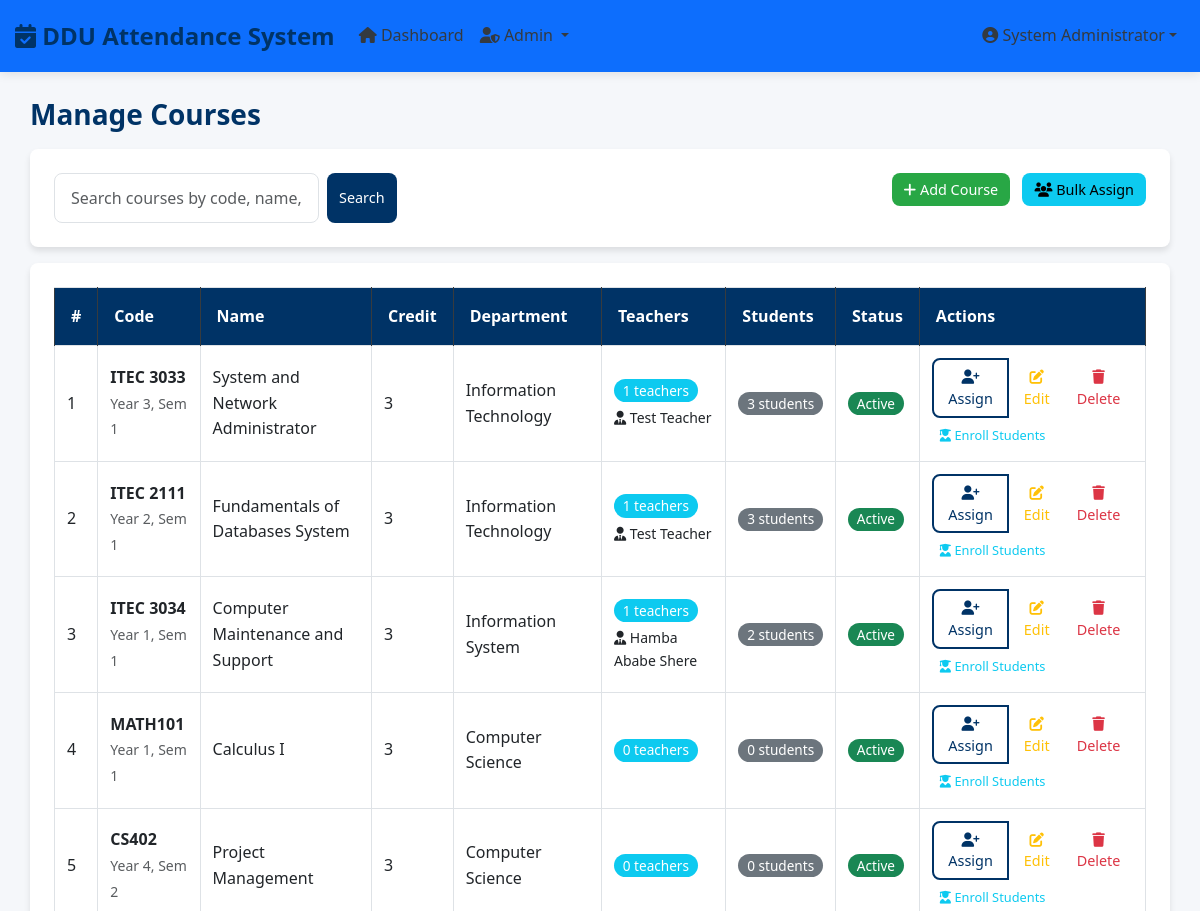
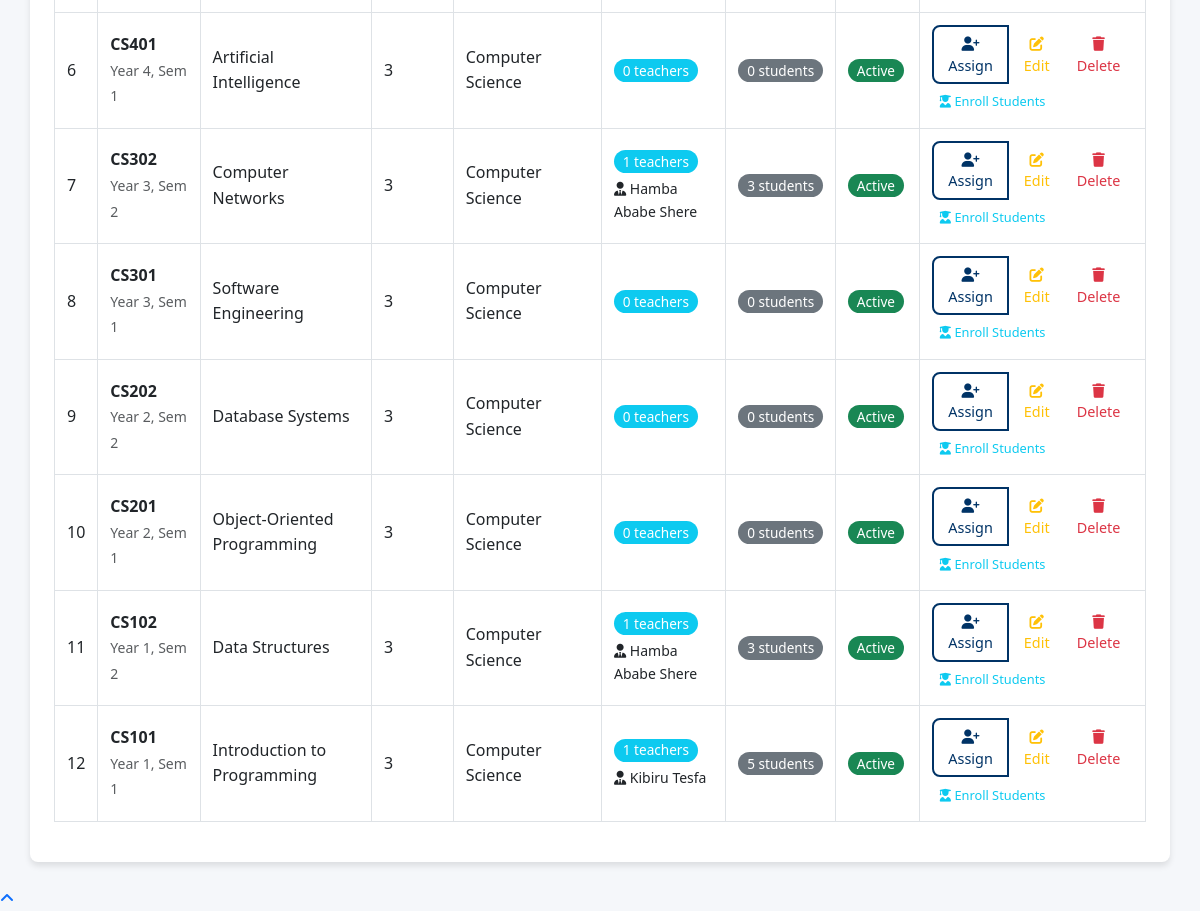
The page /admin/manage_courses.php (signed in) on the database its author committed (2 pictures, top to bottom).
### tables this page shows
CREATE TABLE `courses` (
  `course_id` int(11) NOT NULL,
  `course_code` varchar(20) NOT NULL,
  `course_name` varchar(100) NOT NULL,
  `credit_hours` int(11) DEFAULT '3',
  `department_id` int(11) DEFAULT NULL,
  `semester` int(11) DEFAULT NULL,
  `year_of_study` int(11) DEFAULT NULL,
  `description` text,
  `created_by` int(11) DEFAULT NULL,
  `is_active` tinyint(1) DEFAULT '1',
  `created_at` timestamp NOT NULL DEFAULT CURRENT_TIMESTAMP,
  `updated_at` timestamp NOT NULL DEFAULT CURRENT_TIMESTAMP ON UPDATE CURRENT_TIMESTAMP
);

CREATE TABLE `departments` (
  `department_id` int(11) NOT NULL,
  `department_code` varchar(20) NOT NULL,
  `department_name` varchar(100) NOT NULL,
  `faculty` varchar(100) DEFAULT NULL,
  `description` text,
  `created_at` timestamp NOT NULL DEFAULT CURRENT_TIMESTAMP,
  `department_head_id` int(11) DEFAULT NULL
);

CREATE TABLE `users` (
  `user_id` int(11) NOT NULL,
  `username` varchar(50) NOT NULL,
  `password` varchar(255) NOT NULL,
  `full_name` varchar(100) NOT NULL,
  `email` varchar(100) NOT NULL,
  `phone` varchar(20) DEFAULT NULL,
  `role` enum('admin','teacher','student','dean','registrar') DEFAULT 'teacher',
  `department_id` int(11) DEFAULT NULL,
  `profile_image` varchar(255) DEFAULT NULL,
  `is_active` tinyint(1) DEFAULT '1',
  `created_at` timestamp NOT NULL DEFAULT CURRENT_TIMESTAMP,
  `updated_at` timestamp NOT NULL DEFAULT CURRENT_TIMESTAMP ON UPDATE CURRENT_TIMESTAMP,
  `is_department_head` tinyint(1) DEFAULT '0'
);

### admin/manage_courses.php (the view, shortened to what this page needs)
<?php
require_once '../includes/db_connect.php';
$search = $_GET['search'] ?? '';
$where = '';
$sql = "
SELECT
    c.course_id,
    c.course_code,
    c.course_name,
    c.credit_hours,
    c.semester,
    c.year_of_study,
    c.is_active,
    d.department_name,
    d.department_id,
    (SELECT COUNT(*) FROM course_teachers WHERE course_id = c.course_id) as assigned_teachers,
    (SELECT COUNT(*) FROM course_students WHERE course_id = c.course_id) as enrolled_students
FROM courses c
LEFT JOIN departments d
    ON d.department_id = c.department_id
$where
ORDER BY c.course_id DESC
";
$courses = $conn->query($sql);
include '../includes/header.php';
?>
<div class="container-fluid">
    <h3 class="mt-4">Manage Courses</h3>
    <div class="card mb-3">
        <div class="card-body d-flex justify-content-between">
            <form class="d-flex" method="GET">
                <input class="form-control me-2" name="search"
                       placeholder="Search courses by code, name, or department"
                       value="<?= htmlspecialchars($search) ?>">
                <button class="btn btn-primary">Search</button>
            </form>
            <div>
                <button class="btn btn-success me-2" data-bs-toggle="modal" data-bs-target="#addCourseModal">
                    <i class="fas fa-plus"></i> Add Course
                </button>
                <a href="bulk_assign.php" class="btn btn-info">
                    <i class="fas fa-users"></i> Bulk Assign
                </a>
            </div>
        </div>
    </div>
    <div class="card">
        <div class="card-body table-responsive">
            <table class="table table-bordered table-hover">
                <thead class="table-dark">
                    <tr>
                        <th>#</th>
                        <th>Code</th>
                        <th>Name</th>
                        <th>Credit</th>
                        <th>Department</th>
                        <th>Teachers</th>
                        <th>Students</th>
                        <th>Status</th>
                        <th>Actions</th>
                    </tr>
                </thead>
                <tbody>
                    <?php if ($courses->num_rows > 0): ?>
                        <?php $i=1; while($row=$courses->fetch_assoc()): ?>
                            <?php
                            $assigned_teachers_sql = "
                                SELECT u.user_id, u.full_name, u.email
                                FROM course_teachers ct
                                JOIN users u ON ct.teacher_id = u.user_id
                                WHERE ct.course_id = ?
                                ORDER BY u.full_name
                            ";
                            $stmt = $conn->prepare($assigned_teachers_sql);
                            $stmt->bind_param("i", $row['course_id']);
                            $stmt->execute();
                            $assigned_teachers = $stmt->get_result();
                            ?>
                            <tr>
                                <td><?= $i++ ?></td>
                                <td>
                                    <strong><?= htmlspecialchars($row['course_code']) ?></strong><br>
                                    <small class="text-muted">
                                        Year <?= $row['year_of_study'] ?>, Sem <?= $row['semester'] ?>
                                    </small>
                                </td>
                                <td><?= htmlspecialchars($row['course_name']) ?></td>
                                <td><?= $row['credit_hours'] ?></td>
                                <td><?= htmlspecialchars($row['department_name'] ?: 'Not assigned') ?></td>
                                <td>
                                    <span class="badge bg-info"><?= $row['assigned_teachers'] ?> teachers</span>
                                    <?php if ($assigned_teachers->num_rows > 0): ?>
                                        <div class="mt-1">
                                            <?php while($teacher = $assigned_teachers->fetch_assoc()): ?>
                                                <small class="d-block">
                                                    <i class="fas fa-user-tie"></i>
                                                    <?= htmlspecialchars($teacher['full_name']) ?>
                                                </small>
                                            <?php endwhile; ?>
                                        </div>
                                    <?php endif; ?>
                                </td>
                                <td>
                                    <span class="badge bg-secondary"><?= $row['enrolled_students'] ?> students</span>
                                </td>
                                <td>
                                    <span class="badge bg-<?= $row['is_active'] ? 'success' : 'danger' ?>">
                                        <?= $row['is_active'] ? 'Active' : 'Inactive' ?>
                                    </span>
                                </td>
                                <td>
                                    <div class="btn-group btn-group-sm">
                                        <button class="btn btn-outline-primary"
                                                data-bs-toggle="modal"
                                                data-bs-target="#assignTeacherModal"
                                                data-course-id="<?= $row['course_id'] ?>"
                                                data-course-name="<?= htmlspecialchars($row['course_code'] . ' - ' . $row['course_name']) ?>"
                                                onclick="setCourseData(this)">
                                            <i class="fas fa-user-plus"></i> Assign
                                        </button>
                                        <button class="btn btn-outline-warning"
                                                onclick="editCourse(<?= $row['course_id'] ?>)">
                                            <i class="fas fa-edit"></i> Edit
                                        </button>
                                        <button class="btn btn-outline-danger"
                                                onclick="deleteCourse(<?= $row['course_id'] ?>)">
                                            <i class="fas fa-trash"></i> Delete
                                        </button>
                                    </div>
                                    <div class="mt-1">
                                        <a href="course_students.php?id=<?= $row['course_id'] ?>"
                                           class="btn btn-outline-info btn-sm">
                                            <i class="fas fa-user-graduate"></i> Enroll Students
                                        </a>
                                    </div>
                                </td>
                            </tr>
                        <?php endwhile; ?>
                    <?php else: ?>
                        <tr>
                            <td colspan="9" class="text-center text-muted">No courses found</td>
                        </tr>
                    <?php endif; ?>
                </tbody>
            </table>
        </div>
    </div>
</div>
<?php include '../includes/footer.php'; ?>

### assets/css/style.css (style rules this page uses)
:root { --primary-color: #003366; --secondary-color: #FFD700; --success-color: #28a745; --danger-color: #dc3545; --warning-color: #ffc107; --info-color: #17a2b8; --light-color: #f8f9fa; --dark-color: #343a40; --gray-color: #6c757d; --border-radius: 8px; --box-shadow: 0 4px 6px rgba(0, 0, 0, 0.1); --transition: all 0.3s ease; }
* { margin: 0; padding: 0; box-sizing: border-box; }
body { font-family: 'Segoe UI', Tahoma, Geneva, Verdana, sans-serif; line-height: 1.6; color: var(--dark-color); background-color: #f5f7fa; }
.container-fluid { padding-left: 15px; padding-right: 15px; }
h1, h2, h3, h4, h5, h6 { font-weight: 600; line-height: 1.3; margin-bottom: 1rem; color: var(--primary-color); }
h3 { font-size: 1.75rem; }
.btn { border-radius: var(--border-radius); padding: 0.5rem 1.5rem; font-weight: 500; transition: var(--transition); border: none; cursor: pointer; }
.btn-primary { background-color: var(--primary-color); border-color: var(--primary-color); }
.btn-success { background-color: var(--success-color); border-color: var(--success-color); }
.btn-outline-primary { color: var(--primary-color); border: 2px solid var(--primary-color); background: transparent; }
.card { border: none; border-radius: var(--border-radius); box-shadow: var(--box-shadow); transition: var(--transition); background: white; margin-bottom: 1.5rem; }
.card-body { padding: 1.5rem; }
.form-control, .form-select { border-radius: var(--border-radius); border: 1px solid #dee2e6; padding: 0.75rem 1rem; transition: var(--transition); }
.table { width: 100%; margin-bottom: 1rem; color: var(--dark-color); }
.table thead th { background-color: var(--primary-color); color: white; border-bottom: none; font-weight: 600; padding: 1rem; }
.table td, .table th { padding: 0.75rem; vertical-align: middle; border-top: 1px solid #dee2e6; }
.badge { padding: 0.35em 0.65em; font-weight: 500; border-radius: 50rem; }
.badge { font-size: 0.85em; }
.card { transition: transform 0.2s; }
.table th { background-color: #f8f9fa; border-bottom: 2px solid #dee2e6; }
.btn { padding: 0.375rem 0.75rem; font-size: 0.9rem; }
.btn-sm { padding: 0.25rem 0.5rem; font-size: 0.8rem; }

### includes/footer.php (style rules this page uses)
.badge { font-size: 85%; }

### rows shown on the page
courses: course_code "ITEC 3033", year_of_study "3", semester "1", course_name "System and Network Administrator", credit_hours "3", department.department_name "Information Technology", assigned_teachers "1", enrolled_students "3", is_active "Active"
users: full_name "Test Teacher"
courses: course_code "ITEC 2111", year_of_study "2", semester "1", course_name "Fundamentals of Databases System", credit_hours "3", department.department_name "Information Technology", assigned_teachers "1", enrolled_students "3", is_active "Active"
courses: course_code "ITEC 3034", year_of_study "1", semester "1", course_name "Computer Maintenance and Support", credit_hours "3", department.department_name "Information System", assigned_teachers "1", enrolled_students "2", is_active "Active"
users: full_name "Hamba Ababe Shere"
courses: course_code "MATH101", year_of_study "1", semester "1", course_name "Calculus I", credit_hours "3", department.department_name "Computer Science", assigned_teachers "0", enrolled_students "0", is_active "Active"
courses: course_code "CS402", year_of_study "4", semester "2", course_name "Project Management", credit_hours "3", department.department_name "Computer Science", assigned_teachers "0", enrolled_students "0", is_active "Active"
courses: course_code "CS401", year_of_study "4", semester "1", course_name "Artificial Intelligence", credit_hours "3", department.department_name "Computer Science", assigned_teachers "0", enrolled_students "0", is_active "Active"
courses: course_code "CS302", year_of_study "3", semester "2", course_name "Computer Networks", credit_hours "3", department.department_name "Computer Science", assigned_teachers "1", enrolled_students "3", is_active "Active"
courses: course_code "CS301", year_of_study "3", semester "1", course_name "Software Engineering", credit_hours "3", department.department_name "Computer Science", assigned_teachers "0", enrolled_students "0", is_active "Active"
courses: course_code "CS202", year_of_study "2", semester "2", course_name "Database Systems", credit_hours "3", department.department_name "Computer Science", assigned_teachers "0", enrolled_students "0", is_active "Active"
courses: course_code "CS201", year_of_study "2", semester "1", course_name "Object-Oriented Programming", credit_hours "3", department.department_name "Computer Science", assigned_teachers "0", enrolled_students "0", is_active "Active"
courses: course_code "CS102", year_of_study "1", semester "2", course_name "Data Structures", credit_hours "3", department.department_name "Computer Science", assigned_teachers "1", enrolled_students "3", is_active "Active"
courses: course_code "CS101", year_of_study "1", semester "1", course_name "Introduction to Programming", credit_hours "3", department.department_name "Computer Science", assigned_teachers "1", enrolled_students "5", is_active "Active"
users: full_name "Kibiru Tesfa"

### other values the page prints
$full_name "System Administrator"
